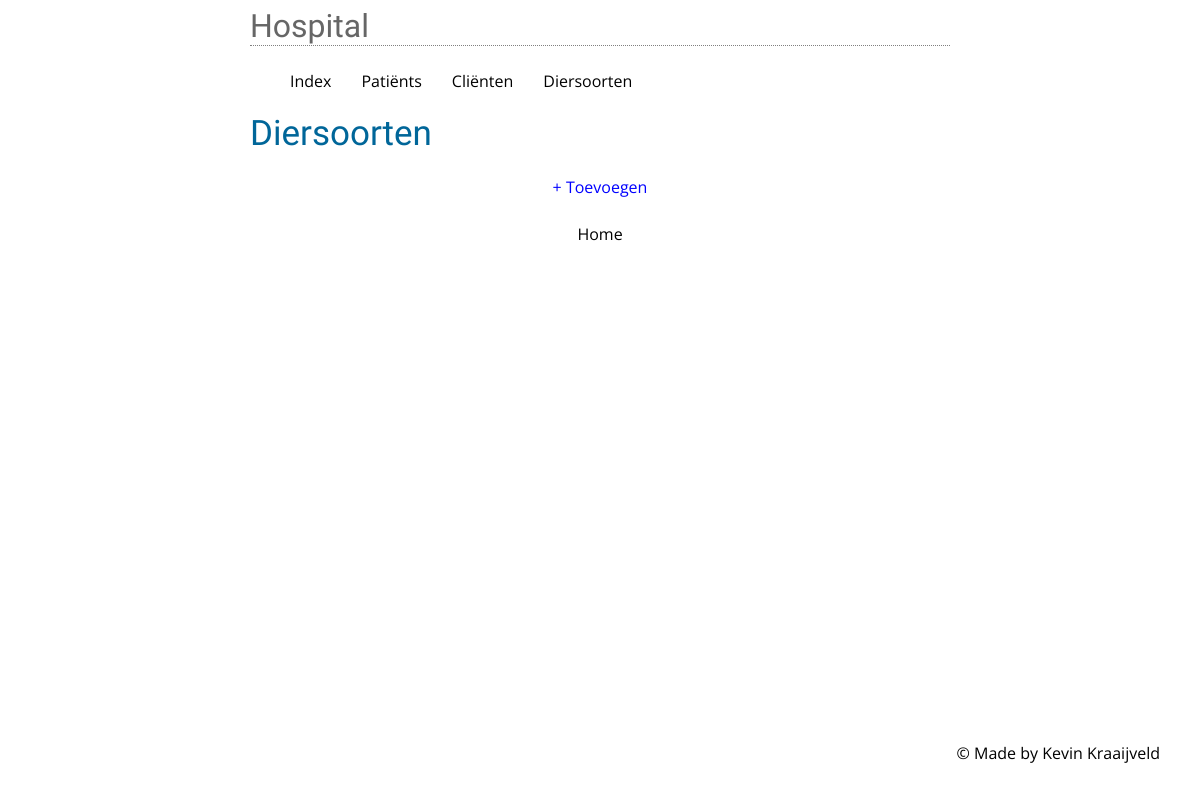
Before: /species/species with the older database file.
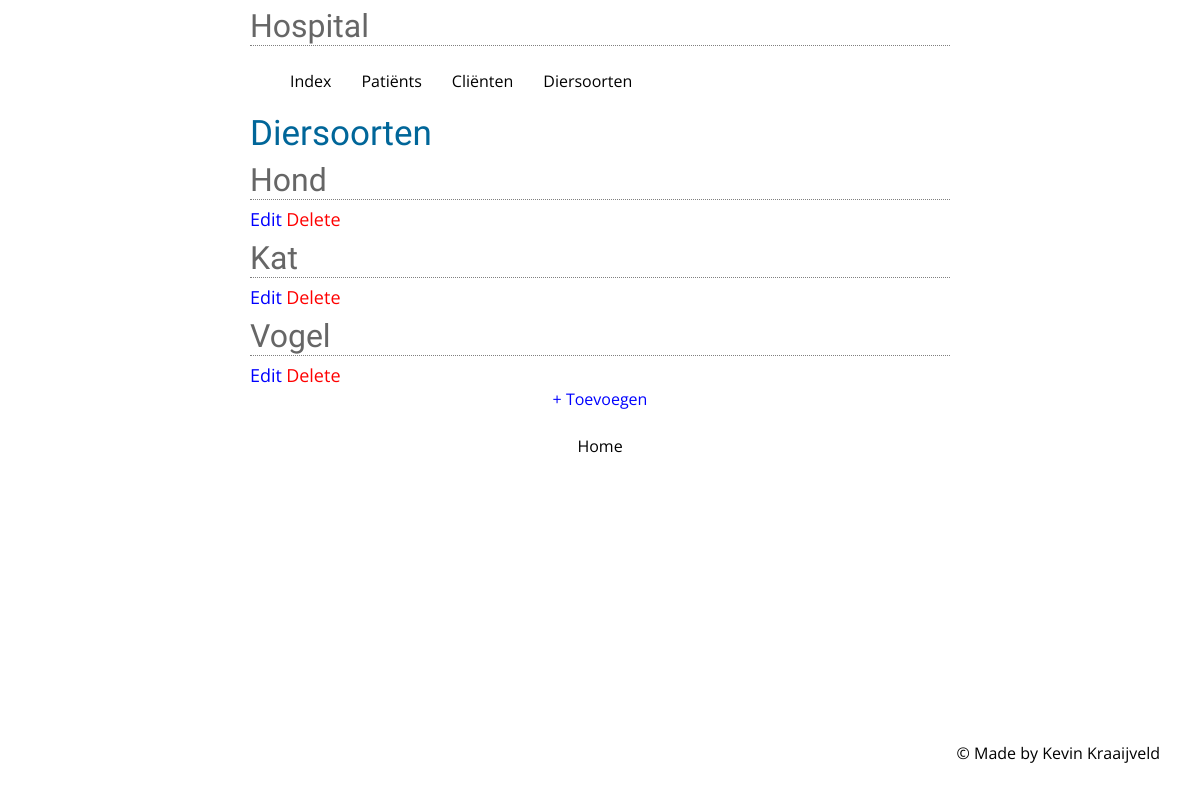
After: the same page with the newer database file.
### tables this page shows
CREATE TABLE IF NOT EXISTS `species` (
  `species_id` int(11) NOT NULL,
  `species_description` varchar(50) DEFAULT NULL
);

### core/core.php (called while the page is built, shortened)
<?php
function render($filename, $data = null)
{
	require(ROOT . 'view/templates/header.php');
	require(ROOT . 'view/' . $filename . '.php');
	require(ROOT . 'view/templates/footer.php');
}

### controller/SpeciesController.php (called while the page is built, shortened)
<?php
require(ROOT . "model/SpeciesModel.php");
function species()
{
	render("hospital/species",
		array(
			'species' => getAllSpecies() ,
		)
	);
}

### public/index.php (called while the page is built, shortened)
<?php
require(ROOT . "core/core.php");
route();

### model/SpeciesModel.php (called while the page is built, shortened)
<?php
function getAllSpecies(){
	$db = openDatabaseConnection();
	$sql = "SELECT * FROM species ORDER BY `species`.`species_description` ASC";
	$query = $db->prepare($sql);
	$query->execute();
	return $query->fetchAll();
}

### view/hospital/species.php (the view, shortened to what this page needs)
<h2>Diersoorten</h2>
	<?php
	foreach ($species as $spec => $value) {
		$specname = $value['species_description'];
		echo '<h1>' . $specname . '</h1>';
		echo "<a class='editthis' href = '" . URL . "species/editSpecies/" . $value["species_id"]. "'>Edit</a>";
		echo "<a class='deletethis' href = '" . URL . "species/deleteSpecies/" . $value["species_id"]. "'>Delete</a>";
	}
	?>
	<br>
	<a id='createNew' href='<?=URL?>species/createNewSpec'>+ Toevoegen</a>
	<a class='middle' href='<?=URL?>hospital'>Home</a>

Changed rows visible on the page:
added species: species_description "Hond"
added species: species_description "Kat"
added species: species_description "Vogel"
